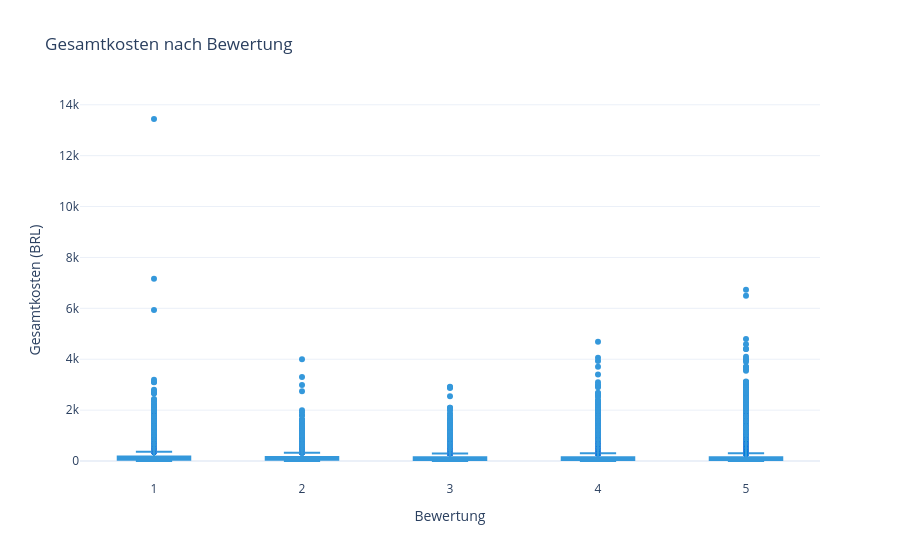

The code cell stored with this chart in its notebook:
### Markdown cell above
### Wie hängen Gesamtkosten und Bewertung zusammen?
- Der Median liegt bei allen Bewertungswerte zwischen 82.99 und 99
- Die Spearman-Korrelation beträgt -0.029, dass heißt, dass es einen sehr leichten negativen Zusammenhang zwischen Gesamtkosten und Bewertung gibt.
- Trotz einiger Ausreißern bei Bewertung 1 gibt es keinen starken Zusammenhang.

### Code cell
connection_betweeen_review_score_and_total_value()

### Figure 1 — Plotly figure (JSON) as saved in the notebook; plotly's stock layout.template omitted (floating-point values rounded to 4 significant figures; data arrays with more than 128 entries replaced by an {"elided": "..."} marker saying what was removed)
{"data": [{"alignmentgroup": "True", "boxpoints": "outliers", "hovertemplate": "Bewertung=%{x}<br>Gesamtkosten (BRL)=%{y}<extra></extra>", "legendgroup": "", "marker": {"color": "#3498DB"}, "name": "", "notched": false, "offsetgroup": "", "orientation": "v", "showlegend": false, "type": "box", "x": {"elided": "95832 float values"}, "x0": " ", "xaxis": "x", "y": {"elided": "95832 float values"}, "y0": " ", "yaxis": "y"}], "layout": {"boxmode": "group", "legend": {"tracegroupgap": 0}, "title": {"text": "Gesamtkosten nach Bewertung"}, "xaxis": {"anchor": "y", "categoryarray": [1, 2, 3, 4, 5], "categoryorder": "array", "domain": [0, 1], "title": {"text": "Bewertung"}, "type": "category"}, "yaxis": {"anchor": "x", "domain": [0, 1], "title": {"text": "Gesamtkosten (BRL)"}}}}
